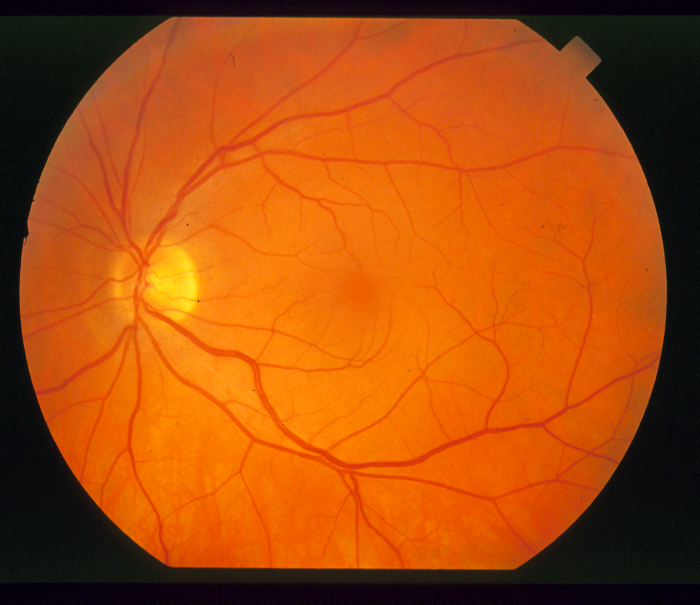
%> input picture cs567hw4/distributed/img_002.ppm, 700 x 605 px; its folder holds 4 pictures in this run
$ octave hw4_2.m   (GNU Octave 9; MATLAB toolbox functions it lacks are replaced by stand-ins)
%> lines starting %> are read from the running program, lines starting %| are printed output that depends on the picture
% HW4 Q2

% The feature I chose is the largest distance among the top 1% brightest
% pixels as an adaptive threshold in the gray-scaled image since it varies
% from image to image. The top 1% brightest pixel was extracted by sorting
% the value of the gray scaled images in descending order.
% After I retrieved data of the brightest pixels, I have to distinguish
% the exudates to from the optic disc. Since it is quite difficult to
% distinguish them by color, I decided to observe of the distribution of
% the pixels. Brightest pixels of a healthy retina tends to cluster in one,
% while the ones with exudates usually spread across the image.

clear;
folder = './distributed';

% prevent file error
if ~isfolder(folder)
  errorMessage = sprintf('Error: The following folder does not exist:\n%s', myFolder);
  uiwait(warndlg(errorMessage));
  return;
end

filePattern = fullfile(folder, '*.ppm');
imgs = dir(filePattern);
Ms = zeros(length(imgs),1);
disp('code is running');
% extracting the feature and calculate scores
for k = 1:length(imgs)
    baseFileName = imgs(k).name;
    fullFileName = fullfile(folder, baseFileName);
    oimg = imread(fullFileName);
%> oimg is the input picture: size 605x700x3 uint8; mean R, G, B 168.3, 76.9, 13
    img = double(oimg);

    r = mean(img(:,:,1));
%> r = 700 values, max 220.6 at index 306, min 9.2 at index 9, mean 168.3
    g = mean(img(:,:,2));
%> g = 700 values, max 111.6 at index 187, min 12.35 at index 9, mean 76.92
    b = mean(img(:,:,3));
%> b = 700 values, max 19.95 at index 187, min 7.05 at index 442, mean 12.99
    r = r*2.5;
%> r = 700 values, max 551.5 at index 306, min 22.99 at index 9, mean 420.8
    img = r/(r+g+b)*img(:,:,1)+g/(r+g+b)*img(:,:,2)+b/(r+g+b)*img(:,:,3);
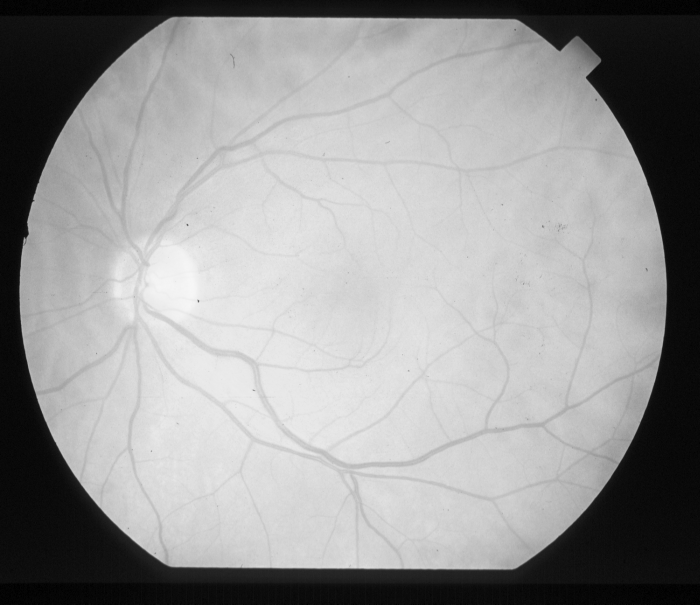
%> img: size 605x700 double; min 0.0216, max 247.3, mean 151.3

    % sorting values of images in descending order
    V = sort(img(:), 'descend');
    top75 = V(ceil(end/10)*7.5);
%> top75 = 26.27
    imin = top75;
%> imin = 26.27

    % top 1%
    top1 = V(ceil(end/10*.1));
%> top1 = 233.9
    img(img<top1)=0;
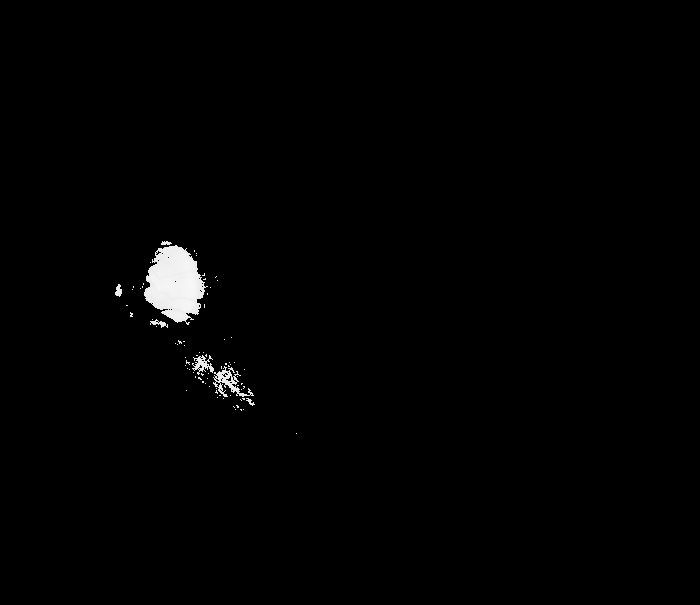
%> img: size 605x700 double; min 0, max 247.3, mean 2.4
    [x,y] = find(img ~= 0);
%> x = 4235 values from 242 to 434; y = 4235 values from 116 to 297
    x = [x,y];

    % prevent crash
    if size(x,1)>5000
      errorMessage = sprintf('Insufficient memory');
      uiwait(warndlg(errorMessage));
      return;
    end

    D = pdist(x); % distance of all pairs
    Ms(k) = max(D); % max distance of each image
    imagesc(oimg)
    colormap(gray)
end
%> pass 2 of the loop `for k = 1:length(imgs)`:
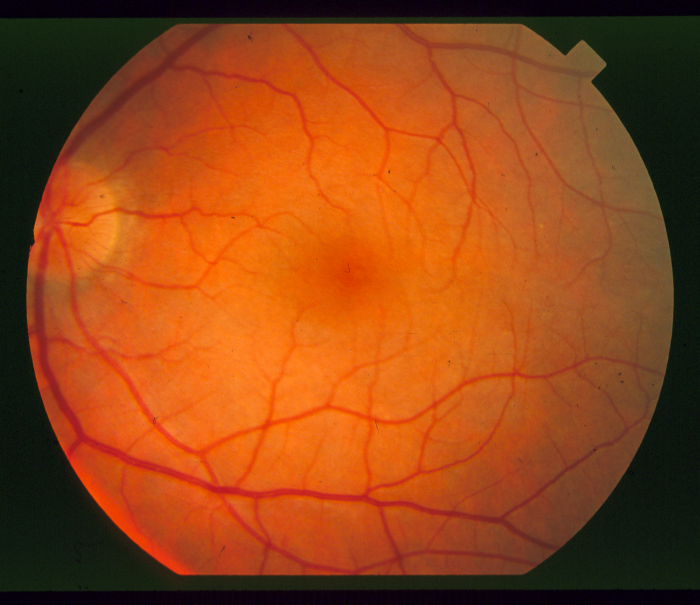
%> input picture cs567hw4/distributed/img_010.ppm, 700 x 605 px
%> oimg is the input picture: size 605x700x3 uint8; mean R, G, B 147.7, 70, 23.2
%> `r = mean(img(:,:,1));`: r = 700 values, max 207.9 at index 288, min 12.59 at index 3, mean 147.7
%> g = 700 values, max 90.4 at index 278, min 22.74 at index 13, mean 70
%> b = 700 values, max 37.73 at index 580, min 13.72 at index 699, mean 23.15
%> `r = r*2.5;`: r = 700 values, max 519.8 at index 288, min 31.48 at index 3, mean 369.2
%> `img = r/(r+g+b)*img(:,:,1)+g/(r+g+b)*img(:,:,2)+b/(r+g+b)*img(:,:,3);`:
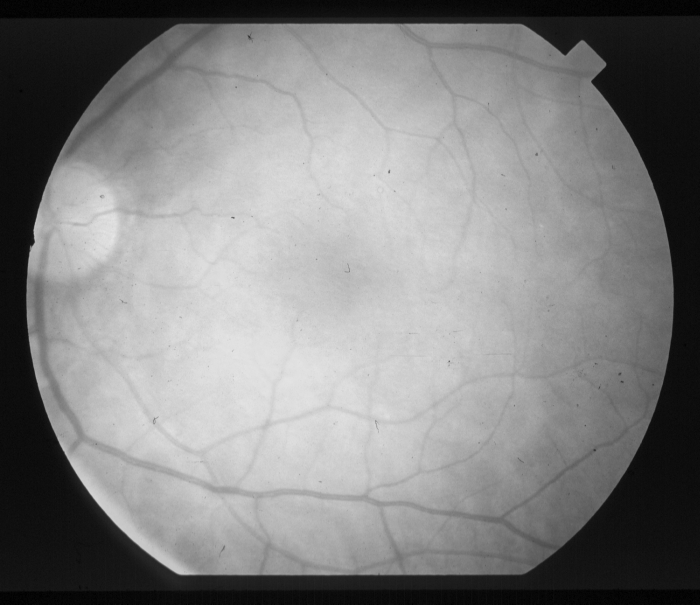
%> img: size 605x700 double; min 0, max 230, mean 130.9
%> top75 = 28.35
%> top1 = 222.6
%> `img(img<top1)=0;`:
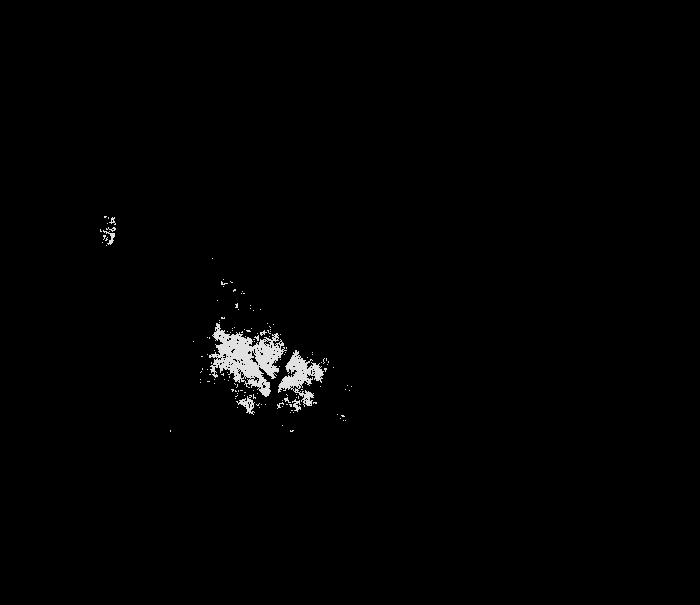
%> img: size 605x700 double; min 0, max 230, mean 2.2
%> x = 4235 values from 217 to 432; y = 4235 values from 101 to 352
%> pass 3 of the loop `for k = 1:length(imgs)`:
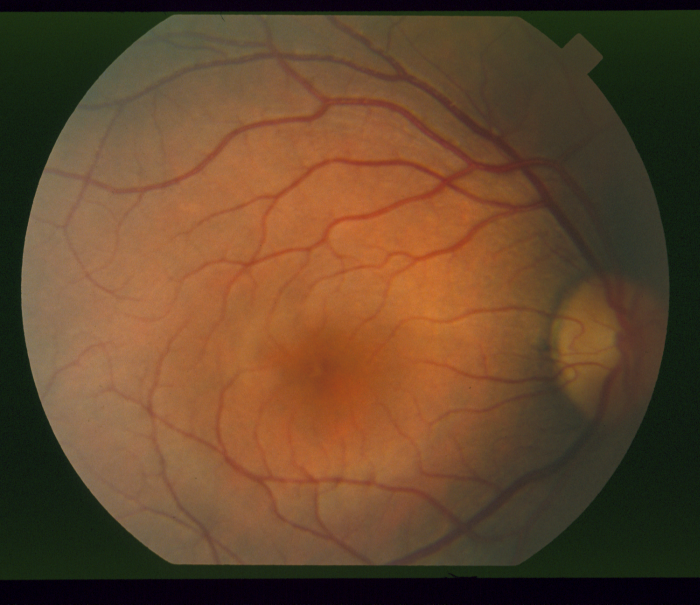
%> input picture cs567hw4/distributed/img_015.ppm, 700 x 605 px
%> oimg is the input picture: size 605x700x3 uint8; mean R, G, B 99.2, 70.7, 44.2
%> `r = mean(img(:,:,1));`: r = 700 values, max 142.1 at index 268, min 17.5 at index 2, mean 99.21
%> g = 700 values, max 93.6 at index 173, min 29.79 at index 696, mean 70.72
%> b = 700 values, max 63.82 at index 129, min 16.6 at index 689, mean 44.22
%> `r = r*2.5;`: r = 700 values, max 355.3 at index 268, min 43.74 at index 2, mean 248
%> `img = r/(r+g+b)*img(:,:,1)+g/(r+g+b)*img(:,:,2)+b/(r+g+b)*img(:,:,3);`:
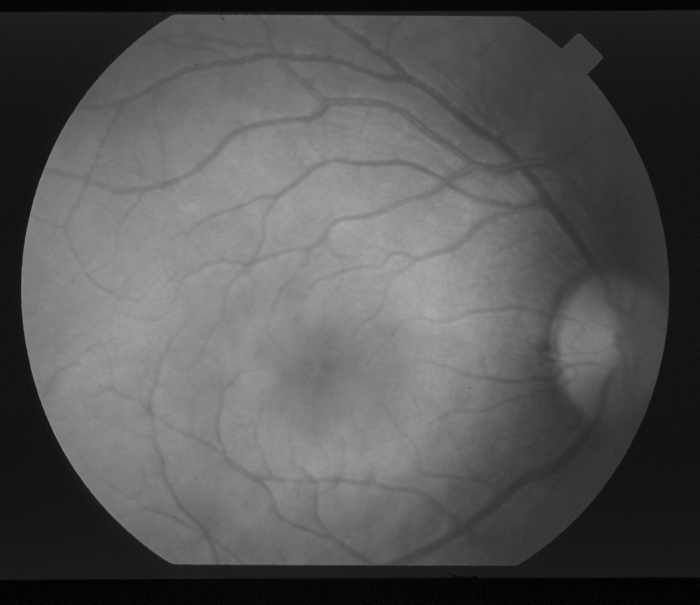
%> img: size 605x700 double; min 0.235, max 171.2, mean 87.4
%> top75 = 29.61
%> top1 = 157.1
%> `img(img<top1)=0;`:
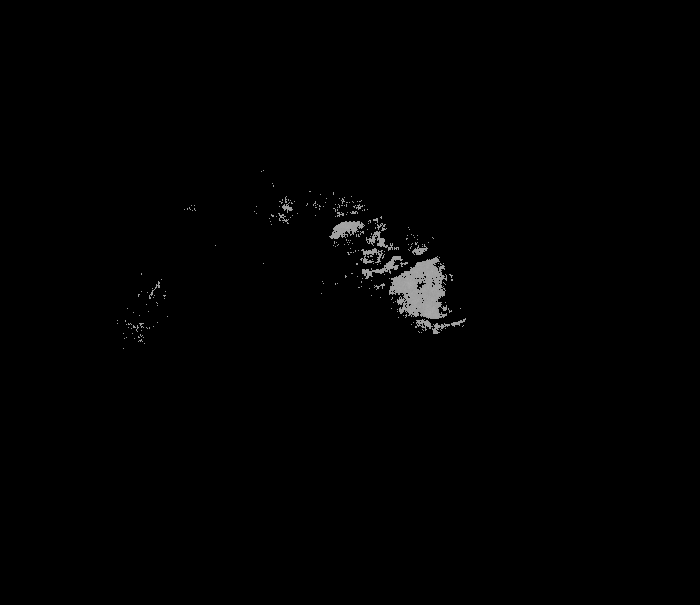
%> img: size 605x700 double; min 0, max 171.2, mean 1.6
%> x = 4235 values from 171 to 349; y = 4235 values from 118 to 466
%> the loop made 4 passes; the first 3 are shown

healthy = Ms<size(img,2)*.4; % threshold changes as image size changes
scatter(1:length(Ms),Ms); % bottom left and top right is correct
hold on;
line([18.5 18.5], get(gca, 'ylim'));
line(get(gca, 'xlim'), [size(img,2)*.4 size(img,2)*.4]);
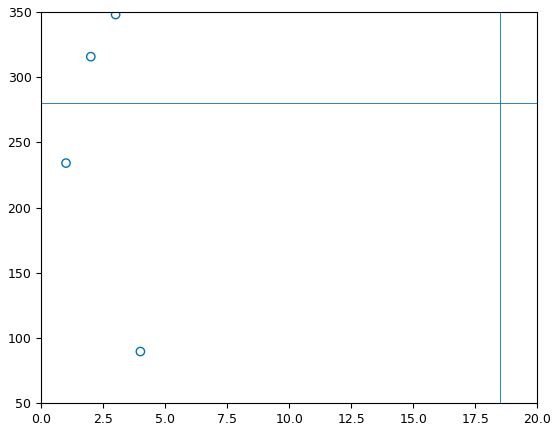
%> figure redrawn from the program's plot data
%> (the run ends here)
